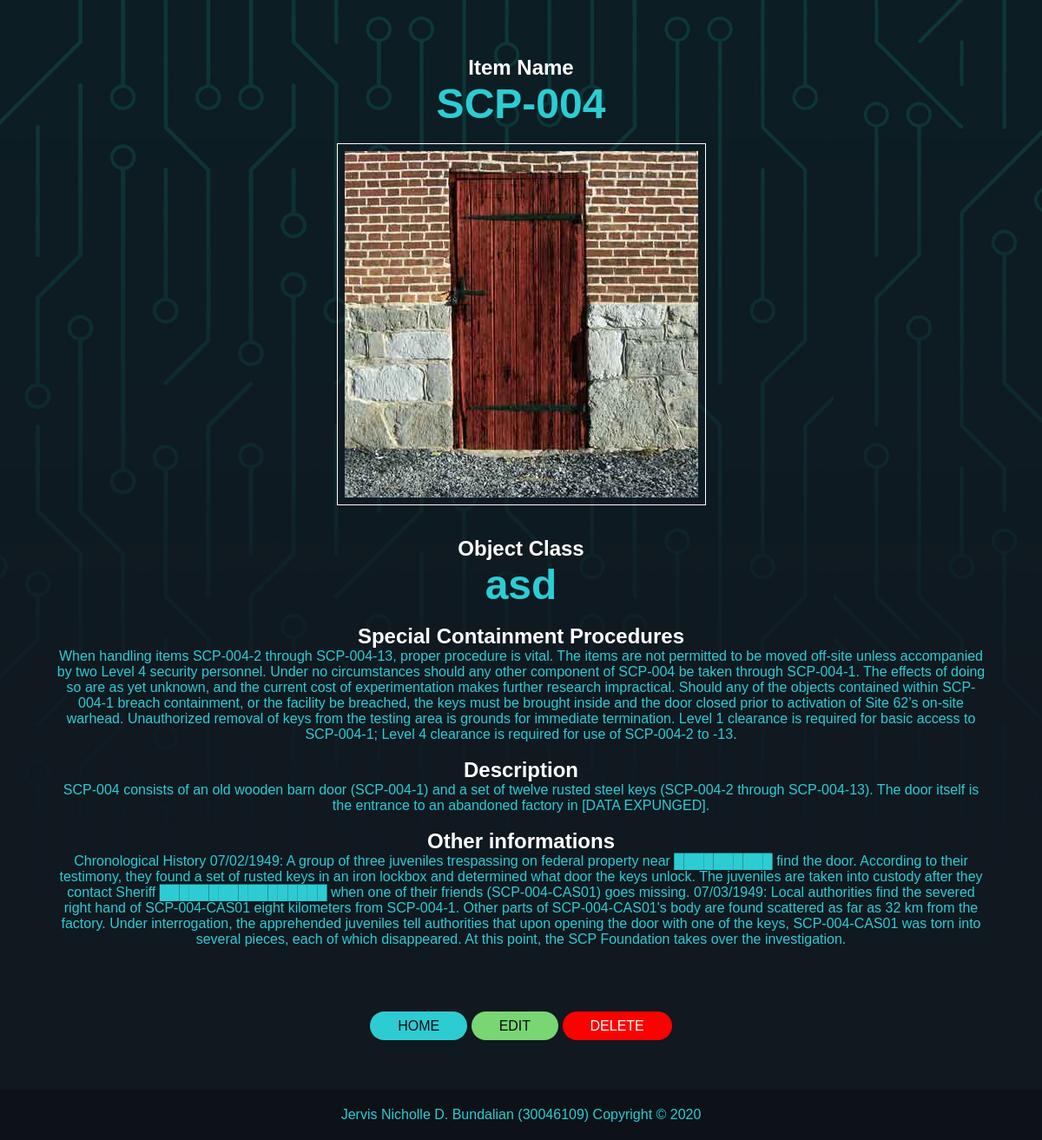
Screenshot of /read.php?id=3 with the database file from the repository.
### tables this page shows
CREATE TABLE `items` (
  `id` int(11) NOT NULL,
  `item` varchar(20) NOT NULL,
  `object` varchar(20) NOT NULL,
  `procedures` text NOT NULL,
  `description` text NOT NULL,
  `reference` text NOT NULL,
  `image` varchar(255) NOT NULL
);

### read.php (the view, shortened to what this page needs)
<!DOCTYPE HTML>
<html>
    <head>
        <link href="src/style.css" rel="stylesheet">
    </head>
    <body>
        <div class="read-container">
            <?php
                if(isset($_GET['id']))
                {
                    include 'config/database.php';
                    $id = $_GET['id'];
                    try
                    {
                        $query = "select id, item, object, procedures, description, reference, image from items where id = ? limit 0,1";
                        $statement = $conn->prepare($query);
                        $statement->bindParam(1,$id);
                        $statement->execute();
                        $row = $statement->fetch(PDO::FETCH_ASSOC);
                        extract($row);
                        $item = $row['item'];
                        $object = $row['object'];
                        $procedures = $row['procedures'];
                        $description = $row['description'];
                        $reference = $row['reference'];
                        $image = $row['image'];
                    }
                    catch(PDOException $exception)
                    {
                        die('ERROR: ' . $exception->getMessage());
                    }
                }
                else
                {
                    die('ERROR: Record Id not found');
                }
            ?>
            <h4 class="sub-header">Item Name</h4>
            <p class="main-content"><?php echo htmlspecialchars($item, ENT_QUOTES); ?></p>
            <br>
            <?php
                if($image == "")
                {
                    echo "<img src='uploads/no-image.jpg' alt='image' width='300px' class='image'>";
                }
                else
                {
                    echo "<img src='uploads/$item.jpg' alt='image' class='image'>";
                }
            ?>
            <br><br>
            <h4 class="sub-header">Object Class</h4>
            <p class="main-content"><?php echo htmlspecialchars($object, ENT_QUOTES); ?></p>
            <br>
            <h4 class="sub-header">Special Containment Procedures</h4>
            <p class="content"><?php echo htmlspecialchars($procedures, ENT_QUOTES); ?></p>
            <br>
            <h4 class="sub-header">Description</h4>
            <p class="content"><?php echo htmlspecialchars($description, ENT_QUOTES); ?></p>
            <br>
            <h4 class="sub-header">Other informations</h4>
            <p class="content"><?php echo htmlspecialchars($reference, ENT_QUOTES); ?></p>
            <br>
        </div>
        <div class="read-btn">
                <a href='index.php' class='btn-read'>Home</a>
                <a href='update.php?id=<?php echo htmlspecialchars($id, ENT_QUOTES); ?>' class='btn-update'>Edit</a>
                <a href='#' onclick='delete_record(<?php echo htmlspecialchars($id, ENT_QUOTES); ?>);' class='btn-delete'>Delete</a>
            </div>
        <footer>
            <p>Jervis Nicholle D. Bundalian (30046109) Copyright &copy; 2020</p>
        </footer>
    </body>
</html>

### src/style.css (style rules this page uses)
html { box-sizing: border-box; font-family: Arial, Helvetica, sans-serif; color: white; }
body { background-image: url("../images/background.jpg"); background-color: #101820; background-repeat: no-repeat; margin: 0; }
.read-container { margin: 4rem 2rem; }
.btn-read { background: #2dccd3; color: #0e0a13; padding: 0.5rem 2rem; text-decoration: none; border: 0; border-radius: 2rem; text-transform: uppercase; font-weight: lighter; font-size: 1rem; }
.btn-update { background: #78d673; color: #0e0a13; padding: 0.5rem 2rem; text-decoration: none; border: 0; border-radius: 2rem; text-transform: uppercase; font-weight: lighter; font-size: 1rem; }
.btn-delete { background: #ff0000; color: #ffffff; padding: 0.5rem 2rem; text-decoration: none; border: 0; border-radius: 2rem; text-transform: uppercase; font-weight: lighter; font-size: 1rem; }
footer { margin-top: 2rem; background: rgba(0,0,0,.25); color: #2dccd3; text-align: center; padding: 0.25rem; }
.sub-header { font-size: 1.5rem; font-weight: bold; padding: 0; margin: 0; color: #fff; text-align: center; }
.main-content { font-size: 3rem; font-weight: bold; padding: 0; margin: 0; color: #2dccd3; text-align: center; }
.content { font-size: 1rem; padding: 0 2rem; margin: 0 20rem 0 0; color: #2dccd3; text-align: center; display: block; margin-left: auto; margin-right: auto; }
.image { border: 1.5px solid #fff; padding: .5rem; max-width: 500px; display: block; margin-left: auto; margin-right: auto; }
.read-btn { margin: 4rem 2rem; text-align: center; }
::placeholder { color: #2dccd3; }

### rows the page displays
items: item "SCP-004", item (picture), object "asd", procedures "When handling items SCP-004-2 through SCP-004-13, proper procedure is vital. The items are not permitted to be moved off-site unless accompanied by two Level 4 security personnel. Under no circumstances should any other component of SCP-004 be taken through SCP-004-1. The effects of doing so are as yet unknown, and the current cost of experimentation makes further research impractical. Should any of the objects contained within SCP-004-1 breach containment, or the facility be breached, the keys must be brought inside and the door closed prior to activation of Site 62’s on-site warhead. Unauthorized removal of keys from the testing area is grounds for immediate termination. Level 1 clearance…", description "SCP-004 consists of an old wooden barn door (SCP-004-1) and a set of twelve rusted steel keys (SCP-004-2 through SCP-004-13). The door itself is the entrance to an abandoned factory in [DATA EXPUNGED].", reference "Chronological History 07/02/1949: A group of three juveniles trespassing on federal property near ██████████ find the door. According to their testimony, they found a set of rusted keys in an iron lockbox and determined what door the keys unlock. The juveniles are taken into custody after they contact Sheriff █████████████████ when one of their friends (SCP-004-CAS01) goes missing. 07/03/1949: Local authorities find the severed right hand of SCP-004-CAS01 eight kilometers from SCP-004-1. Other parts of SCP-004-CAS01's body are found scattered as far as 32 km from the factory. Under interrogation, the apprehended juveniles tell authorities that upon opening the door with one of the keys,…"
